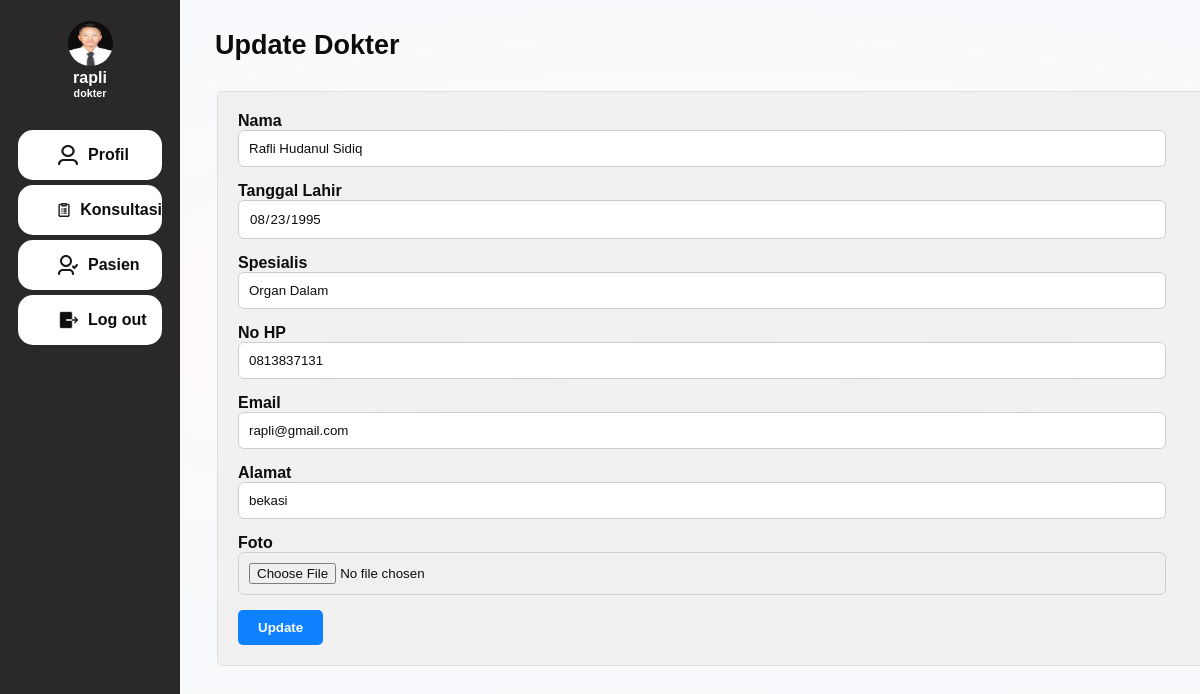
/editdokter1.php?id=5555 (signed in), run on the app's committed database.
### tables this page shows
CREATE TABLE `dokter` (
  `id_dokter` int(11) NOT NULL,
  `nama_dokter` varchar(50) NOT NULL,
  `tanggal_lahir` date DEFAULT NULL,
  `spesialis` varchar(50) NOT NULL,
  `no_hp` varchar(15) NOT NULL,
  `email` varchar(100) NOT NULL,
  `alamat` text NOT NULL,
  `foto` varchar(250) NOT NULL,
  `username` varchar(200) DEFAULT NULL
);

### editdokter1.php (the view, shortened to what this page needs)
<?php
    include "koneksi.php";
    if($_SESSION['role']=="dokter"){
        $read = "SELECT * FROM dokter WHERE username = '$_SESSION[username]'";
        $query = mysqli_query($conn, $read);
        $row = mysqli_fetch_array($query);
    }
    $id = $_GET['id'];
    $sql = "SELECT * FROM dokter WHERE id_dokter = '$id'";
    $query = mysqli_query($conn, $sql);
    $row2 = mysqli_fetch_array($query);
            ?>
            <?php
    if($row2['id_dokter']!="") {
?>
<!DOCTYPE html>
<html lang="en">
<head>
    <link type="text/css" rel="stylesheet" href="style/insert.css">
</head>
<body>
    <div class="container">
        <div class="content">
            <div class="sidebar">
                <div class="top-sidebar">
                    <img src="<?php echo $row['foto'] ?>" alt="fotoprofil" class="img-icon">
                    <h4><?php echo $_SESSION['username']; ?></h4>
                    <h6><?php echo $_SESSION['role'];?></h6>
                </div>
                <div class="bottom-sidebar">
                    <button>
                            <a href="dashboard_dokter.php">Profil</a>
                    </button>
                    <button>
                            <a href="tambah_konsul.php">Konsultasi</a>
                    </button>
                    <button>
                            <a href="viewpasien_dokter.php">Pasien</a>
                    </button>
                    <button>
                            <a href="logout.php">Log out</a>
                    </button>
                </div>
            </div>
            <div class="isi_content">
                <h1>Update Dokter</h1>
                <form action="<?php $_SERVER['PHP_SELF']; ?>" method="post" enctype="multipart/form-data">
                    <label for="nama">Nama</label>
                    <input type="text" id="nama" name="nama" value="<?php echo $row2['nama_dokter']; ?>">
                    <label for="tanggal_lahir">Tanggal Lahir</label>
                    <input type="date" id="tanggal_lahir" name="tanggal_lahir" value="<?php echo $row2['tanggal_lahir']; ?>">
                    <label for="spesialis">Spesialis</label>
                    <input type="text" id="spesialis" name="spesialis" value="<?php echo $row2['spesialis']; ?>">
                    <label for="no_hp">No HP</label>
                    <input type="number" id="no_hp" name="no_hp" value="<?php echo $row2['no_hp']; ?>">
                    <label for="email">Email</label>
                    <input type="email" id="email" name="email" value="<?php echo $row2['email']; ?>">
                    <label for="alamat">Alamat</label>
                    <input type="text" id="alamat" name="alamat" value="<?php echo $row2['alamat']; ?>">
                    <label for="foto">Foto</label>
                    <input type="file" id="foto" name="foto" accept=".jpg, .png">
                    <input type="submit" name="update" value="Update" class="tambahberita">
                </form>
            </div>
        </div>
    </div>
</body>
</html>
<?php
    }
?>

### style/insert.css (style rules this page uses)
* { margin: 0; padding: 0; box-sizing: border-box; font-family: 'Poppins', sans-serif; }
body { width: 100%; height: 100%; }
.container { display: flex; flex-direction: column; height: 100vh; justify-content: center; align-items: center; width: 100%; }
.content { opacity: 0.95; background: rgba(255, 255, 255, 0.7); display: flex; flex-direction: row; width: 100%; height: 100%; }
.sidebar { width: 15%; background: #1f1d1d; display: flex; color: white; flex-direction: column; }
.top-sidebar { height: 15%; width: 100%; display: flex; flex-direction: column; justify-content: center; align-items: center; }
.top-sidebar img { width: 45px; height: 45px; margin-bottom: 3px; border-radius: 100%; }
.bottom-sidebar { padding-top: 10px; height: 85%; width: 100%; display: flex; flex-direction: column; justify-content: top; align-items: center; gap: 5px; }
.isi_content { width: 85%; height: 100%; background: radial-gradient(107.22% 43.3% at 51.09% 40.44%, #cbdaee25 0%, #f6e3eb30 47.58%, #d5deed28 93.12%); }
.bottom-sidebar button { appearance: none; border: none; width: 80%; height: 50px; background-color: #FFFFFF; box-sizing: border-box; cursor: pointer; font-size: 16px; border-radius: 15px; font-weight: 600; color: black; display: flex; padding-left: 40px; align-items: center; gap: 10px; transition: all 300ms cubic-bezier(.23, 1, 0.32, 1); user-select: none; -webkit-user-select: none; touch-action: manipulation; will-change: transform; }
button svg { width: 20px; height: 20px; fill: #0D0D0D; }
a { text-decoration: none; color: black; font-size: 16px; }
h1 { font-size: 27px; font-weight: 600; color: black; padding-top: 30px; padding-left: 35px; padding-bottom: 30px; }
[type="date"] { background:#fff url(https://cdn1.iconfinder.com/data/icons/cc_mono_icon_set/blacks/16x16/calendar_2.png) 97% 50% no-repeat ; }
form { width: 1000px; margin-left: 37px; padding: 20px; padding-right: 50px; border: 1px solid #ddd; border-radius: 5px; margin-bottom: 20px; background-color: rgba(235, 233, 233, 0.616); }
label { font-weight: bold; }
input[type="text"], input[type="file"], input[type="email"], input[type="date"], input[type="password"], input[type="number"], textarea { width: 100%; padding: 10px; margin-bottom: 15px; border: 1px solid #ccc; border-radius: 6px; }
.tambahberita { background-color: #007bff; color: #fff; border: none; padding: 10px 20px; border-radius: 5px; cursor: pointer; font-weight: 600; }

### data on the page
dokter: foto (picture), nama "Rafli Hudanul Sidiq", tanggal_lahir "08/23/1995", spesialis "Organ Dalam", no_hp "0813837131", email "rapli@gmail.com", alamat "bekasi"

### other printed values
$_SESSION['username'] "rapli"
$_SESSION['role'] "dokter"
